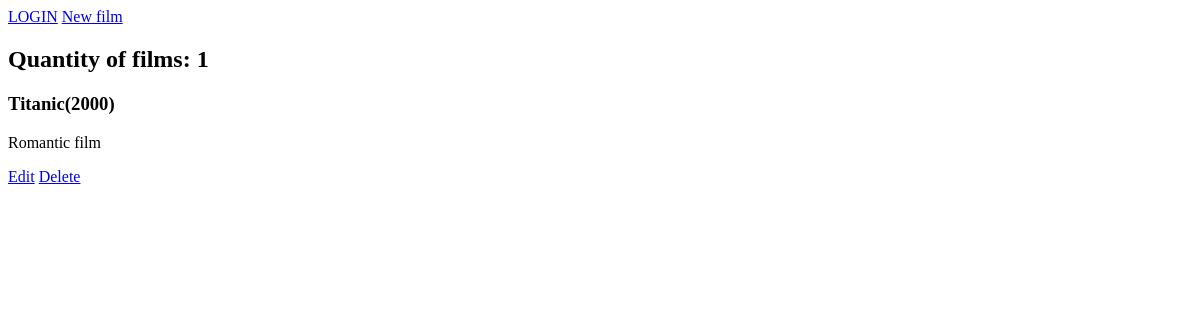
The page /app_films/all_films/ on the database as committed earlier.
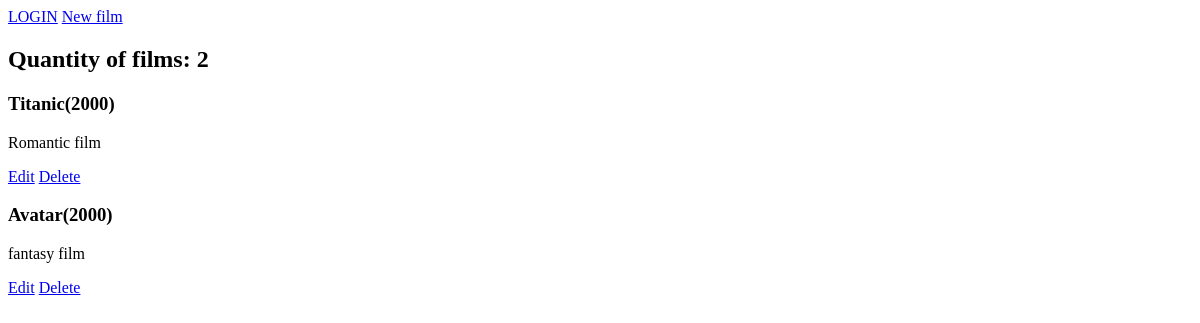
The same page on the database as committed later.
### app_films/models.py (models this page shows)
class Film(models.Model):
    title = models.CharField(max_length=64, blank=False)
    year = models.PositiveSmallIntegerField(default=2000)
    description = models.TextField(default="")
    premiere = models.DateField(null=True, blank=True)
    imdb_rating = models.DecimalField(max_digits=4, decimal_places=2, null=True, blank=True)
    poster = models.ImageField(upload_to="posters", null=True, blank=True)
    def __str__(self):
        return self.title + '(' + str(self.year) + ')'

### app_films/views.py (the view)
# urls.py: path('all_films/', all_films, name="all"),
def all_films(request):
    films = Film.objects.all()
    return render(request, 'films.html', {'films': films})

### templates/films.html (shortened to what this page needs)
{% extends 'main.html' %}
{% block website %}
    {% if user.is_authenticated %}
        Hello {{ user.username }}
        <a href="{% url 'logout' %}">LOGOUT</a>
    {% else %}
        <a href="{% url 'login' %}">LOGIN</a>
    {% endif %}
    <a href="{% url 'new' %}">New film</a>
    {% if films|length == 0 %}
        <h2>NO FILMS IN DATABASE</h2>
    {% else %}
        <h2>Quantity of films: {{ films|length }}</h2>
        {% for film in films %}
            <h3>{{ film }}</h3>
            <p>{{ film.description }}</p>
            <a href="{% url 'edit' film.id %}">Edit</a>
            <a href="{% url 'delete' film.id %}">Delete</a>
        {% endfor %}
    {% endif %}
{% endblock %}

Rows that differ between the two databases and show on the page:
added Film: title+year "Avatar(2000)", description "fantasy film"
Other text that changed with them:
{{ films|length }}: "1" → "2"
